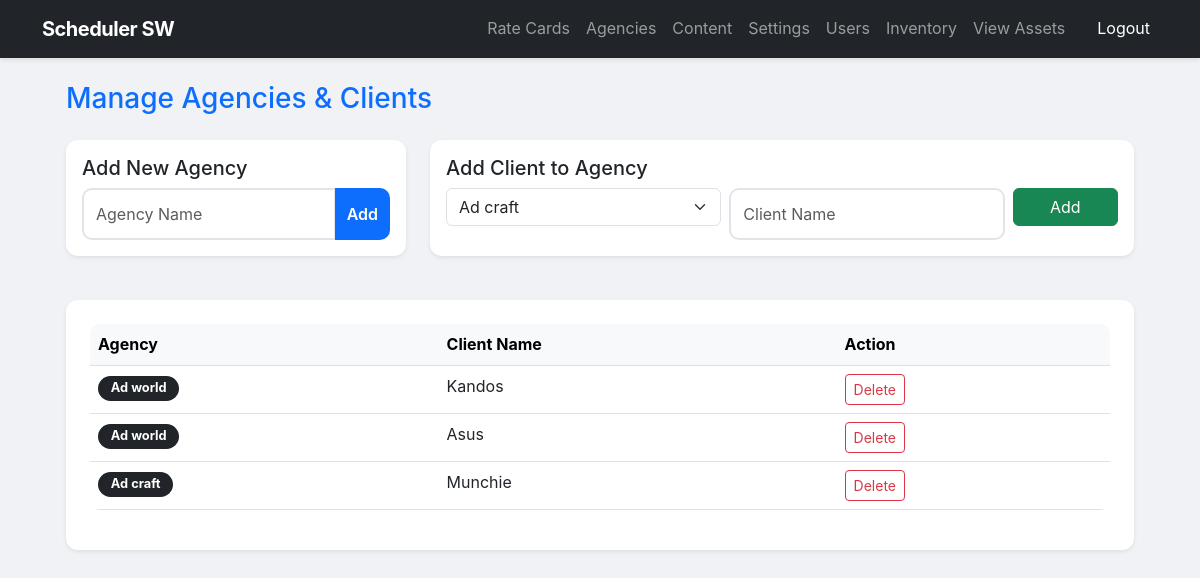
The page /admin/agencies.php (signed in) on the database as committed earlier.
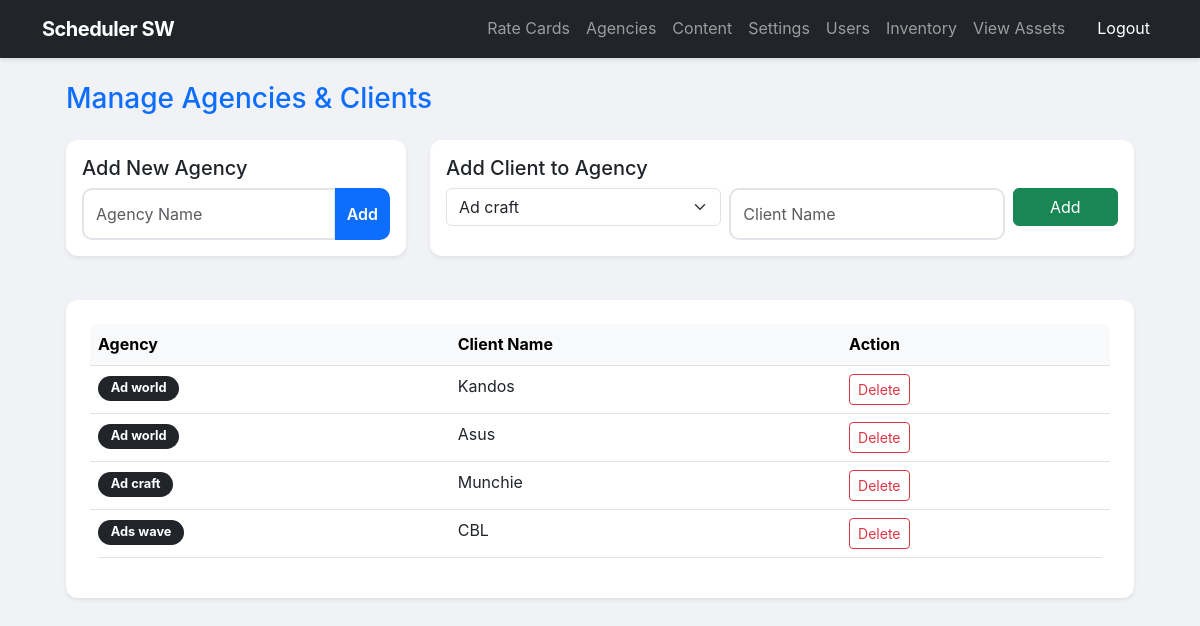
The same page on the database as committed later.
### tables this page shows
CREATE TABLE `clients` (
  `id` int(11) NOT NULL,
  `agency_id` int(11) NOT NULL,
  `client_name` varchar(100) NOT NULL
);

CREATE TABLE `agencies` (
  `id` int(11) NOT NULL,
  `agency_name` varchar(100) DEFAULT NULL
);

### admin/agencies.php (the view, shortened to what this page needs)
<?php
require_once '../config/config.php';
$agencies = $pdo->query("SELECT * FROM agencies")->fetchAll();
$clients = $pdo->query("SELECT c.*, a.agency_name FROM clients c JOIN agencies a ON c.agency_id = a.id")->fetchAll();
?>
<?php include '../includes/header.php'; ?>
<div class="container-fluid px-4">
    <h3 class="mb-4 text-primary">Manage Agencies & Clients</h3>
    <div class="row">
        <div class="col-md-4">
            <div class="card p-3 shadow-sm border-0">
                <h5>Add New Agency</h5>
                <form method="POST"><div class="input-group"><input type="text" name="agency_name" class="form-control" placeholder="Agency Name" required><button name="add_agency" class="btn btn-primary">Add</button></div></form>
            </div>
        </div>
        <div class="col-md-8">
            <div class="card p-3 shadow-sm border-0">
                <h5>Add Client to Agency</h5>
                <form method="POST" class="row g-2">
                    <div class="col-md-5"><select name="agency_id" class="form-select" required><?php foreach($agencies as $a): ?><option value="<?php echo $a['id']; ?>"><?php echo $a['agency_name']; ?></option><?php endforeach; ?></select></div>
                    <div class="col-md-5"><input type="text" name="client_name" class="form-control" placeholder="Client Name" required></div>
                    <div class="col-md-2"><button name="add_client" class="btn btn-success w-100">Add</button></div>
                </form>
            </div>
        </div>
    </div>
    <div class="card shadow-sm border-0 p-4 mt-4">
        <table class="table table-hover">
            <thead class="table-light"><tr><th>Agency</th><th>Client Name</th><th>Action</th></tr></thead>
            <tbody>
                <?php foreach ($clients as $c): ?>
                <tr>
                    <td><span class="badge bg-dark"><?php echo htmlspecialchars($c['agency_name']); ?></span></td>
                    <td><?php echo htmlspecialchars($c['client_name']); ?></td>
                    <td>
                        <form method="POST" onsubmit="return confirm('Delete this client?');">
                            <button name="delete_client" class="btn btn-sm btn-outline-danger">Delete</button>
                        </form>
                    </td>
                </tr>
                <?php endforeach; ?>
            </tbody>
        </table>
    </div>
</div>
<?php include '../includes/footer.php'; ?>

Rows that differ between the two databases and show on the page:
added clients: agency.agency_name "Ads wave", client_name "CBL"
